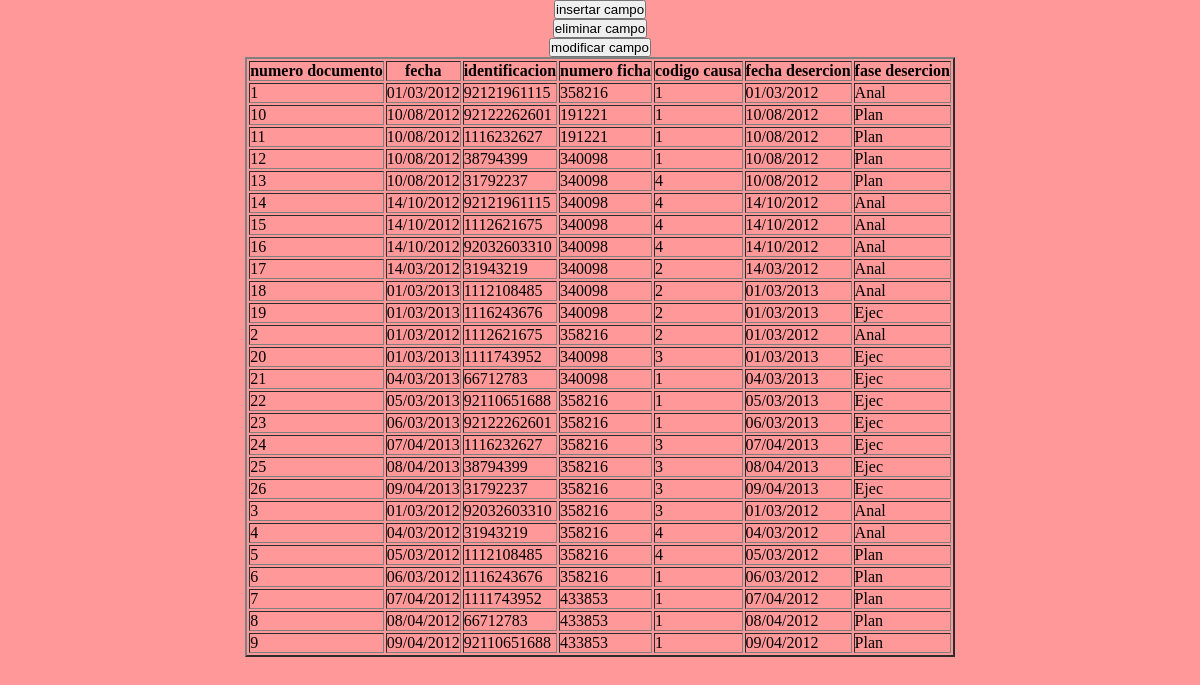
Screenshot of /consultaSQL/desercion.php with the database file from the repository.
### tables this page shows
CREATE TABLE IF NOT EXISTS `desercion` (
  `num_doc` varchar(4) NOT NULL DEFAULT '',
  `fecha` varchar(10) DEFAULT NULL,
  `id_apre` varchar(12) DEFAULT NULL,
  `num_ficha` varchar(7) DEFAULT NULL,
  `cod_causa` varchar(2) DEFAULT NULL,
  `fecha_desercion` varchar(10) DEFAULT NULL,
  `fase_desercion` varchar(4) DEFAULT NULL,
  PRIMARY KEY (`num_doc`),
  KEY `id_apre` (`id_apre`),
  KEY `num_ficha` (`num_ficha`),
  KEY `cod_causa` (`cod_causa`)
);

CREATE TABLE IF NOT EXISTS `causa_desercion` (
  `cod_causa` varchar(2) NOT NULL DEFAULT '',
  `des_causa` varchar(70) DEFAULT NULL,
  `estado_causa` varchar(60) DEFAULT NULL,
  PRIMARY KEY (`cod_causa`)
);

### consultaSQL/desercion.php (the view, shortened to what this page needs)
<?php
class desercion {
    private $host,
            $dbname,
            $port,
            $user,
            $password,
            $driver,
            $connect;
    public function __construct($host, $dbname, $user, $password, $port = 3306, $driver = 'mysql') {
        $this->host = $host;
        $this->dbname = $dbname;
        $this->port = $port;
        $this->user = $user;
        $this->password = $password;
        $this->driver = $driver;
    }
    public function getInstance() {
        if (!$this->connect) {
            try {
                $dsn = $this->driver
                        . ':host=' . $this->host
                        . ';dbname=' . $this->dbname
                        . ';port=' . $this->port;
                $this->connect = new PDO($dsn, $this->user, $this->password);
            } catch (PDOException $exc) {
                echo $exc->getMessage();
            }
        }
        return $this->connect;
    }
}
try {
    $objDB = new desercion('localhost', 'bddesercion', 'root', 'Sena2014');
$sql = "SELECT num_doc,fecha,id_apre,num_ficha,cod_causa,fecha_desercion,fase_desercion FROM causa_desercion natural join desercion natural join aprendiz order by num_doc";
$arrData = $objDB->getInstance()
        ->query($sql)
        ->fetchAll(PDO::FETCH_ASSOC);
$row = null;
print_r($row);
} catch (PDOException $ex) {
    echo $exc->getmessage();
}
?>
<html>
<head>
        <link rel="stylesheet" href="css/miestilo.css">
</head>
<body><center><form method="post" action="inser-desercion.php" name="form">
    <input type="submit" value="insertar campo"> </form>
    <form method="post" action="elim-desercion.php" name="form">
    <input type="submit" value="eliminar campo"> </form>
    <form method="post" action="modi-desercion.php" name="form">
    <input type="submit" value="modificar campo"> </form>
<table border='2' align="center">
  <tr><th>numero documento</th>
  <th>fecha</th>
    <th>identificacion</th>
    <th>numero ficha</th>
    <th>codigo causa</th>
    <th>fecha desercion</th>
    <th>fase desercion</th>
    </tr>
    <?php foreach($arrData as $row): ?>
<tr><td><?php echo $row['num_doc']?></td><td><?php echo $row['fecha']?></td>
<td><?php echo $row['id_apre']?></td><td><?php echo $row['num_ficha']?></td>
<td><?php echo $row['cod_causa']?></td><td><?php echo $row['fecha_desercion']?></td>
<td><?php echo $row['fase_desercion']?></td>
</tr>
<?php endforeach ?>
</table>
</center>
</body>
</html>

### consultaSQL/css/miestilo.css (style rules this page uses)
* { margin: 0px; padding: 0px; }
body { text-align: center; background: #ff9999; }

### rows the page displays
desercion: num_doc "1", fecha "01/03/2012", id_apre "92121961115", num_ficha "358216", cod_causa.cod_causa "1", fecha_desercion "01/03/2012", fase_desercion "Anal"
desercion: num_doc "10", fecha "10/08/2012", id_apre "92122262601", num_ficha "191221", cod_causa.cod_causa "1", fecha_desercion "10/08/2012", fase_desercion "Plan"
desercion: num_doc "11", fecha "10/08/2012", id_apre "1116232627", num_ficha "191221", cod_causa.cod_causa "1", fecha_desercion "10/08/2012", fase_desercion "Plan"
desercion: num_doc "12", fecha "10/08/2012", id_apre "38794399", num_ficha "340098", cod_causa.cod_causa "1", fecha_desercion "10/08/2012", fase_desercion "Plan"
desercion: num_doc "13", fecha "10/08/2012", id_apre "31792237", num_ficha "340098", cod_causa.cod_causa "4", fecha_desercion "10/08/2012", fase_desercion "Plan"
desercion: num_doc "14", fecha "14/10/2012", id_apre "92121961115", num_ficha "340098", cod_causa.cod_causa "4", fecha_desercion "14/10/2012", fase_desercion "Anal"
desercion: num_doc "15", fecha "14/10/2012", id_apre "1112621675", num_ficha "340098", cod_causa.cod_causa "4", fecha_desercion "14/10/2012", fase_desercion "Anal"
desercion: num_doc "16", fecha "14/10/2012", id_apre "92032603310", num_ficha "340098", cod_causa.cod_causa "4", fecha_desercion "14/10/2012", fase_desercion "Anal"
desercion: num_doc "17", fecha "14/03/2012", id_apre "31943219", num_ficha "340098", cod_causa.cod_causa "2", fecha_desercion "14/03/2012", fase_desercion "Anal"
desercion: num_doc "18", fecha "01/03/2013", id_apre "1112108485", num_ficha "340098", cod_causa.cod_causa "2", fecha_desercion "01/03/2013", fase_desercion "Anal"
desercion: num_doc "19", fecha "01/03/2013", id_apre "1116243676", num_ficha "340098", cod_causa.cod_causa "2", fecha_desercion "01/03/2013", fase_desercion "Ejec"
desercion: num_doc "2", fecha "01/03/2012", id_apre "1112621675", num_ficha "358216", cod_causa.cod_causa "2", fecha_desercion "01/03/2012", fase_desercion "Anal"
desercion: num_doc "20", fecha "01/03/2013", id_apre "1111743952", num_ficha "340098", cod_causa.cod_causa "3", fecha_desercion "01/03/2013", fase_desercion "Ejec"
desercion: num_doc "21", fecha "04/03/2013", id_apre "66712783", num_ficha "340098", cod_causa.cod_causa "1", fecha_desercion "04/03/2013", fase_desercion "Ejec"
desercion: num_doc "22", fecha "05/03/2013", id_apre "92110651688", num_ficha "358216", cod_causa.cod_causa "1", fecha_desercion "05/03/2013", fase_desercion "Ejec"
desercion: num_doc "23", fecha "06/03/2013", id_apre "92122262601", num_ficha "358216", cod_causa.cod_causa "1", fecha_desercion "06/03/2013", fase_desercion "Ejec"
desercion: num_doc "24", fecha "07/04/2013", id_apre "1116232627", num_ficha "358216", cod_causa.cod_causa "3", fecha_desercion "07/04/2013", fase_desercion "Ejec"
desercion: num_doc "25", fecha "08/04/2013", id_apre "38794399", num_ficha "358216", cod_causa.cod_causa "3", fecha_desercion "08/04/2013", fase_desercion "Ejec"
desercion: num_doc "26", fecha "09/04/2013", id_apre "31792237", num_ficha "358216", cod_causa.cod_causa "3", fecha_desercion "09/04/2013", fase_desercion "Ejec"
desercion: num_doc "3", fecha "01/03/2012", id_apre "92032603310", num_ficha "358216", cod_causa.cod_causa "3", fecha_desercion "01/03/2012", fase_desercion "Anal"
desercion: num_doc "4", fecha "04/03/2012", id_apre "31943219", num_ficha "358216", cod_causa.cod_causa "4", fecha_desercion "04/03/2012", fase_desercion "Anal"
desercion: num_doc "5", fecha "05/03/2012", id_apre "1112108485", num_ficha "358216", cod_causa.cod_causa "4", fecha_desercion "05/03/2012", fase_desercion "Plan"
desercion: num_doc "6", fecha "06/03/2012", id_apre "1116243676", num_ficha "358216", cod_causa.cod_causa "1", fecha_desercion "06/03/2012", fase_desercion "Plan"
desercion: num_doc "7", fecha "07/04/2012", id_apre "1111743952", num_ficha "433853", cod_causa.cod_causa "1", fecha_desercion "07/04/2012", fase_desercion "Plan"
desercion: num_doc "8", fecha "08/04/2012", id_apre "66712783", num_ficha "433853", cod_causa.cod_causa "1", fecha_desercion "08/04/2012", fase_desercion "Plan"
desercion: num_doc "9", fecha "09/04/2012", id_apre "92110651688", num_ficha "433853", cod_causa.cod_causa "1", fecha_desercion "09/04/2012", fase_desercion "Plan"
